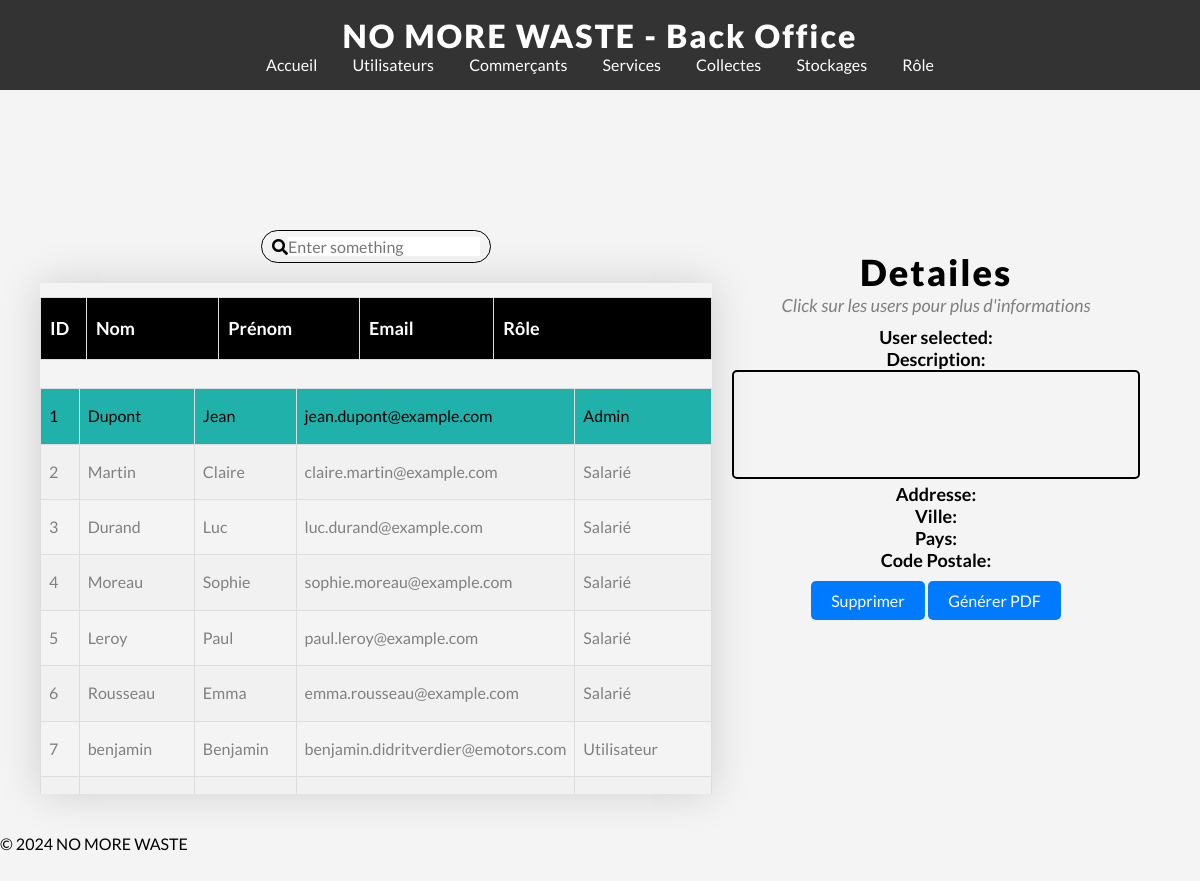
/nomorewaste/back/utilisateurs.php, run on the app's committed database.
### tables this page shows
CREATE TABLE `utilisateurs` (
  `id_utilisateur` bigint(20) unsigned NOT NULL AUTO_INCREMENT,
  `nom` varchar(100) NOT NULL,
  `prenom` varchar(100) NOT NULL,
  `email` varchar(100) NOT NULL,
  `mot_de_passe` varchar(255) NOT NULL,
  `role` varchar(50) NOT NULL,
  `description` text,
  `adresse` text,
  `ville` varchar(100) DEFAULT NULL,
  `pays` varchar(100) DEFAULT NULL,
  `code_postal` varchar(20) DEFAULT NULL,
  `telephone` varchar(14) NOT NULL,
  `nouveau_role` varchar(50) DEFAULT NULL,
  `message_demande` text,
  `statut_demande` enum('en attente','acceptée','rejetée') DEFAULT 'en attente',
  `date_demande` timestamp NOT NULL DEFAULT CURRENT_TIMESTAMP,
  PRIMARY KEY (`id_utilisateur`),
  UNIQUE KEY `email` (`email`)
);

### nomorewaste/back/utilisateurs.php (the view, shortened to what this page needs)
<?php
include 'includes/db.php';
include 'templates/header.php';
$stmt = $conn->prepare("SELECT * FROM Utilisateurs");
$stmt->execute();
$utilisateurs = $stmt->fetchAll(PDO::FETCH_ASSOC);
?>
<html lang="en">
<head>
    <link rel="stylesheet" href="css/styles2.css"/>
    <link rel="stylesheet" href="https://use.fontawesome.com/releases/v5.15.3/css/all.css">
</head>
<body>
    <main>
        <div id="table-section">
            <form class="formaction">
                <span class="searchicon"><i class="fas fa-search"></i></span>
                <input type="text" placeholder="Enter something" name="search-box" id="search-box" value="" />
            </form>
            <div id="table-wrapper">
                <div id="table-headers">
                    <table>
                        <thead>
                            <tr>
                                <th class="column1">ID</th>
                                <th class="column2">Nom</th>
                                <th class="column3">Prénom</th>
                                <th class="column4">Email</th>
                                <th class="column5">Rôle</th>
                            </tr>
                        </thead>
                    </table>
                </div>
                <div id="table-data">
                    <table>
                        <tbody>
                            <?php foreach ($utilisateurs as $index => $utilisateur): ?>
                                <tr class="data-row <?php echo $index === 0 ? 'active' : ''; ?>">
                                    <td class="column1"><?php echo htmlspecialchars($utilisateur['id_utilisateur']); ?></td>
                                    <td class="column2"><?php echo htmlspecialchars($utilisateur['nom']); ?></td>
                                    <td class="column3"><?php echo htmlspecialchars($utilisateur['prenom']); ?></td>
                                    <td class="column4"><?php echo htmlspecialchars($utilisateur['email']); ?></td>
                                    <td class="column5"><?php echo htmlspecialchars($utilisateur['role']); ?></td>
                                </tr>
                            <?php endforeach; ?>
                        </tbody>
                    </table>
                </div>
            </div>
        </div>
        <div id="info-wrapper">
            <h1>Detailes</h1>
            <p>Click sur les users pour plus d'informations</p>
            <div id="info-content">
                <div class="info-name"><b>User selected:</b> </div>
                <div>
                    <b>Description: </b>
                    <textarea cols="50" rows="5" readonly></textarea>
                </div>
                <div class="adress"><b>Addresse:</b></div>
                <div class="city"><b>Ville:</b></div>
                <div class="state"><b>Pays:</b></div>
                <div class="zipcode"><b>Code Postale:</b></div>
                <button id="delete-user" class="action-button">Supprimer</button>
                <button id="generate-pdf" class="action-button">Générer PDF</button>
            </div>
        </div>
    </main>
</body>
</html>
<?php
include 'templates/footer.php';
?>

### nomorewaste/back/css/styles.css (style rules this page uses)
body { font-family: Arial, sans-serif; margin: 0; padding: 0; background-color: #f4f4f4; }
main { padding: 1em; }
table { width: 100%; border-collapse: collapse; margin: 1em 0; }
table, th, td { border: 1px solid #ddd; }
th, td { padding: 0.5em; text-align: left; }

### nomorewaste/back/css/styles2.css (style rules this page uses)
* { margin: 0px; padding: 0px; box-sizing: border-box; }
body { margin: 0; font-family: "Lato", sans-serif; }
main { padding: 20px; max-width: 1268px; margin: 0 auto; margin-top: 50px; display: flex; }
#table-section { width: 60%; }
form { border: 1px solid black; width: 230px; padding: 6px 10px; border-radius: 20px; display: flex; align-items: center; margin: 0 auto; margin-bottom: 20px; }
button, input, textarea { font-family: "Lato", sans-serif; outline: unset; }
#info-wrapper { width: 40%; padding: 0 0 20px 0; text-align: center; font-size: 18px; padding: 20px; }
h1 { font-weight: 900; letter-spacing: 2px; }
#info-wrapper p { font-style: italic; color: gray; }
#info-content { margin-top: 10px; }
#info-wrapper > div { margin-bottom: 5px; }
textarea { white-space: normal; width: 100%; z-index: 2; margin: 0; border: 2px solid black; border-radius: 0; color: #444; background-color: transparent; overflow: auto; resize: none; font-size: 16px; padding: 5px; border-radius: 5px; }
input { font-size: 16px; border: unset; width: 100%; }
#table-wrapper { box-shadow: 0 0px 40px 0px rgba(0, 0, 0, 0.15); }
#table-headers { border-top-left-radius: 10px; border-top-right-radius: 10px; overflow: hidden; }
#table-data { height: 420px; overflow-y: overlay; }
#table-data tr { cursor: pointer; }
#table-data tr:nth-child(even) { background-color: #f1f1f1; }
table { border-collapse: collapse; width: 100%; font-size: 14px; text-align: center; border-radius: 10px; }
th { font-size: 18px; color: #fff; line-height: 1.4; background-color: black; padding-top: 18px; padding-bottom: 18px; }
td { font-size: 16px; color: #808080; line-height: 1.4; padding-top: 16px; padding-bottom: 16px; }
.column1 { width: 50px; }
.column2 { width: 170px; }
.column3 { width: 170px; }
.column4 { width: 170px; }
.column5 { width: 300px; }
.active { background-color: lightseagreen !important; }
.active td { color: black; }
.action-button { margin-top: 10px; padding: 10px 20px; font-size: 16px; border: none; background-color: #007BFF; color: white; cursor: pointer; border-radius: 5px; }

### data on the page
utilisateurs: id_utilisateur "1", nom "Dupont", prenom "Jean", email "jean.dupont@example.com", role "Admin"
utilisateurs: id_utilisateur "2", nom "Martin", prenom "Claire", email "claire.martin@example.com", role "Salarié"
utilisateurs: id_utilisateur "3", nom "Durand", prenom "Luc", email "luc.durand@example.com", role "Salarié"
utilisateurs: id_utilisateur "4", nom "Moreau", prenom "Sophie", email "sophie.moreau@example.com", role "Salarié"
utilisateurs: id_utilisateur "5", nom "Leroy", prenom "Paul", email "paul.leroy@example.com", role "Salarié"
utilisateurs: id_utilisateur "6", nom "Rousseau", prenom "Emma", email "emma.rousseau@example.com", role "Salarié"
utilisateurs: id_utilisateur "7", nom "benjamin", prenom "Benjamin", email "benjamin.didritverdier@emotors.com", role "Utilisateur"
